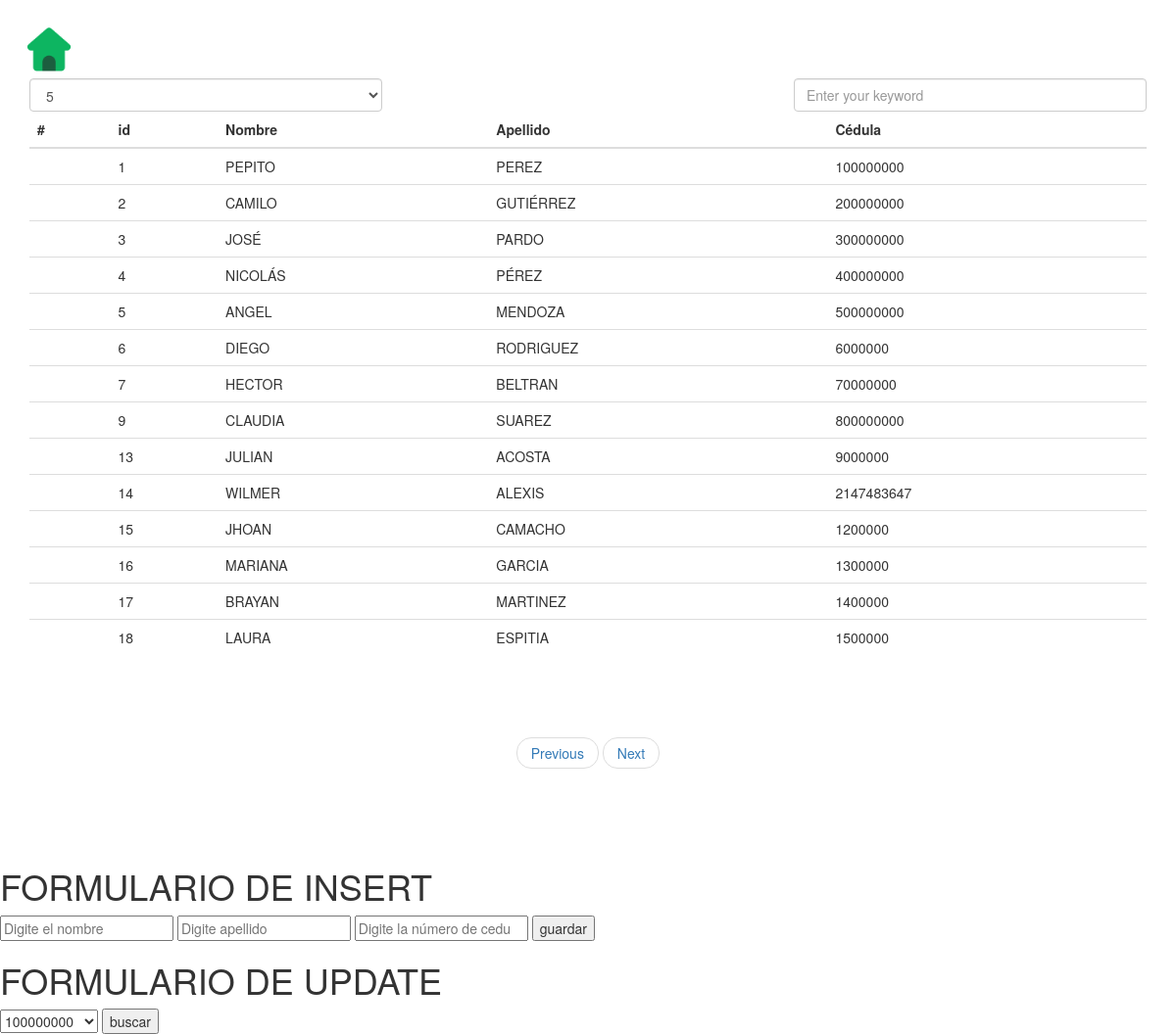
Screenshot of /datos.php with the database file from the repository.
### tables this page shows
CREATE TABLE `usuarios` (
  `id` int(255) NOT NULL,
  `nombre` varchar(200) NOT NULL,
  `apellido` varchar(200) NOT NULL,
  `cedula` int(255) NOT NULL
);

### datos.php (the view, shortened to what this page needs)
<?php
    include 'db/conexion.php';
    $query = mysqli_query($conexion,"SELECT * FROM usuarios");
    $query2 = mysqli_query($conexion,"SELECT cedula FROM usuarios");
?>
<!DOCTYPE html>
<html lang="en">
<head>
    <link rel="stylesheet" href="css/style_datos.css">
    <link rel="stylesheet" href="https://cdnjs.cloudflare.com/ajax/libs/twitter-bootstrap/3.3.7/css/bootstrap.min.css">
</head>
<body>
    <a href="index.html#section-respuestas">
        <img class="home" src="img/hogar.png" alt="">
    </a>
        <div class="wrapper">
        <div class="container">
            <div class="filter">
            <div class="row">
                <div class="col-sm-4">
                <div class="show-row">
                    <select class="form-control">
                    <option value="5" selected="selected">5</option>
                    </select>
                </div>
                </div>
                <div class="col-sm-4"></div>
                <div class="col-sm-4">
                <div class="search-row">
                    <input type="text" name="search" class="form-control" placeholder="Enter your keyword">
                </div>
                </div>
            </div>
            </div>
        <table id="music" class="table table-responsive table-hover">
            <thead>
            <tr  class="myHead">
                <th>#</th>
                <th>id</th>
                <th>Nombre</th>
                <th>Apellido</th>
                <th>Cédula</th>
            </tr>
            </thead>
            <tbody>
            <?php
            while ($datos = mysqli_fetch_array($query)) {
                $id = $datos['id'];
                $nombre = $datos['nombre'];
                $apellido = $datos['apellido'];
                $cedula = $datos['cedula'];
                echo'
                <tr data-url="FQS7i2z1CoA">
                    <td></td>
                    <td>'.$id.'</td>
                    <td>'.$nombre.'</td>
                    <td>'.$apellido.'</td>
                    <td>'.$cedula.'</td>
                </tr>
                ';
            }
            ?>
            </tbody>
        </table>
        <div class="text-center controller">
        <ul class="pager">
        <li ><a href="javascript:void(0)" class="prev">Previous</a></li>
        <li><a href="javascript:void(0)" class="next">Next</a></li>
        </ul>
        </div>
        </div>
        </div>
            <h1>FORMULARIO DE INSERT</h1>
        <form action="back/almacenar_datos.php" method="POST">
            <input type="text" name="nombre" placeholder="Digite el nombre">
            <input type="text" name="apellido" placeholder="Digite apellido">
            <input type="number" name="cedula" placeholder="Digite la número de cedula">
            <input type="submit" name="almacenar" value="guardar">
        </form>
        <h1>FORMULARIO DE UPDATE</h1>
        <form action="" method="POST">
            <select name="id_consulta">
            <?php
            while ($datos2 = mysqli_fetch_array($query2)) {
                $cedula_query = $datos2['cedula'];
                echo'
                <option value="'.$cedula_query.'">'.$cedula_query.'</option>
                ';
            }
            ?>
            </select>
            <input type="submit" name="buscar" value="buscar">
        </form>
</body>
</html>

### style_datos.css (style rules this page uses)
.wrapper { margin: 80px 0; }
.table > tbody > tr > td { vertical-align: middle; }
table tr td { text-transform: uppercase; }
.home { position: absolute; top: 25px; left: 25px; width: 50px; }

### rows the page displays
usuarios: id "1", nombre "PEPITO", apellido "PEREZ", cedula "100000000"
usuarios: id "2", nombre "CAMILO", apellido "GUTIÉRREZ", cedula "200000000"
usuarios: id "3", nombre "JOSÉ", apellido "PARDO", cedula "300000000"
usuarios: id "4", nombre "NICOLÁS", apellido "PÉREZ", cedula "400000000"
usuarios: id "5", nombre "ANGEL", apellido "MENDOZA", cedula "500000000"
usuarios: id "6", nombre "DIEGO", apellido "RODRIGUEZ", cedula "6000000"
usuarios: id "7", nombre "HECTOR", apellido "BELTRAN", cedula "70000000"
usuarios: id "9", nombre "CLAUDIA", apellido "SUAREZ", cedula "800000000"
usuarios: id "13", nombre "JULIAN", apellido "ACOSTA", cedula "9000000"
usuarios: id "14", nombre "WILMER", apellido "ALEXIS", cedula "2147483647"
usuarios: id "15", nombre "JHOAN", apellido "CAMACHO", cedula "1200000"
usuarios: id "16", nombre "MARIANA", apellido "GARCIA", cedula "1300000"
usuarios: id "17", nombre "BRAYAN", apellido "MARTINEZ", cedula "1400000"
usuarios: id "18", nombre "LAURA", apellido "ESPITIA", cedula "1500000"

### other values shown
form field id_consulta "100000000"
